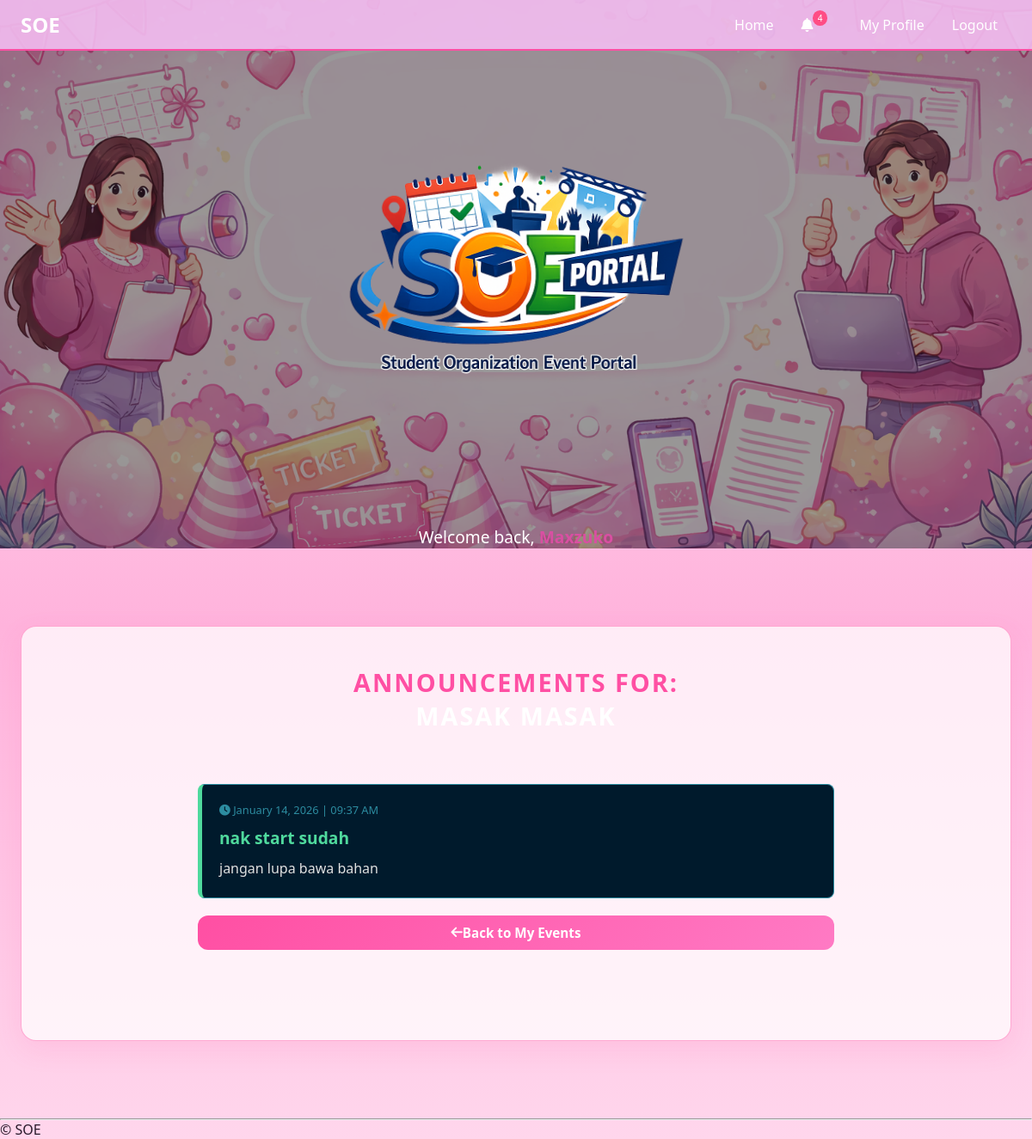
The app's page /auth/view_announcements.php?event_id=30 (signed in) with its own data.
### tables this page shows
CREATE TABLE `announcements` (
  `announcement_id` int(11) NOT NULL,
  `event_id` int(11) DEFAULT NULL,
  `admin_id` int(11) NOT NULL,
  `title` varchar(255) NOT NULL,
  `message` text NOT NULL,
  `created_at` timestamp NOT NULL DEFAULT current_timestamp()
);

### auth/view_announcements.php (the view, shortened to what this page needs)
<?php
require_once __DIR__ . '/../config.php';
$event_id = isset($_GET['event_id']) ? intval($_GET['event_id']) : 0;
$sql = "SELECT a.*, e.event_name
        FROM announcements a
        JOIN events e ON a.event_id = e.event_id
        WHERE a.event_id = ?
        ORDER BY a.created_at DESC";
$stmt = $conn->prepare($sql);
$stmt->bind_param("i", $event_id);
$stmt->execute();
$result = $stmt->get_result();
if ($result->num_rows == 0) {
    $event_query = $conn->query("SELECT event_name FROM events WHERE event_id = $event_id");
    $event_info = $event_query->fetch_assoc();
    $display_name = $event_info['event_name'] ?? "Event";
} else {
    $first_row = $result->fetch_assoc();
    $display_name = $first_row['event_name'];
    $result->data_seek(0);
}
?>
<!DOCTYPE html>
<html lang="en">
<head>
    <link rel="stylesheet" href="<?= BASE_PATH_CSS ?>style.css">
    <link rel="stylesheet" href="https://cdnjs.cloudflare.com/ajax/libs/font-awesome/6.5.0/css/all.min.css">
</head>
<body>
    <?php include '../include/topNav.php'; ?>
    <?php include '../include/header.php'; ?>
    <main>
        <section class="listing">
            <h3>Announcements for: <br><span style="color: #fff;"><?= htmlspecialchars($display_name) ?></span></h3>
            <div class="section-content" style="max-width: 800px; background: transparent; box-shadow: none; border: none;">
                <?php if ($result->num_rows > 0): ?>
                    <?php while ($row = $result->fetch_assoc()): ?>
                        <div class="announcement-item">
                            <span class="time-stamp">
                                <i class="fas fa-clock"></i> <?= date('F d, Y | h:i A', strtotime($row['created_at'])) ?>
                            </span>
                            <h4><?= htmlspecialchars($row['title']) ?></h4>
                            <p><?= nl2br(htmlspecialchars($row['message'])) ?></p>
                        </div>
                    <?php endwhile; ?>
                <?php endif; ?>
                <div class="filter-container">
                    <a href="my_registrations.php" class="btn">
                        <i class="fas fa-arrow-left"></i> Back to My Events
                    </a>
                </div>
            </div>
        </section>
    </main>
    <?php include '../include/footer.php'; ?>
</body>
</html>

### assets/css/style.css (style rules this page uses)
* { margin: 0; padding: 0; box-sizing: border-box; }
:root { --pink-main: #ff4fa3; --pink-light: #ff7ac4; --pink-soft: rgba(255, 79, 163, 0.12); --text-dark: #2a1b2d; --text-light: #ffffff; --card: rgba(255, 255, 255, 0.75); --card-border: rgba(255, 79, 163, 0.35); --shadow: 0 14px 30px rgba(0,0,0,0.12); }
html, body { height: 100%; }
body { font-family: "Segoe UI", Roboto, Helvetica, Arial, sans-serif; color: var(--text-dark); min-height: 100vh; display: flex; flex-direction: column; background: linear-gradient(180deg, #ffe6f3 0%, #ffb3dc 55%, #ffd6ec 100%); }
main { flex: 1; }
main { flex: 1; padding: 50px 20px; width: 100%; max-width: 1800px; margin: auto; }
.listing { margin: 40px auto; width: min(96vw, 1700px); max-width: none; background: var(--card); padding: 45px 40px; border-radius: 18px; border: 1px solid rgba(255, 79, 163, 0.45); box-shadow: 0 10px 30px rgba(255, 79, 163, 0.12); text-align: center; box-sizing: border-box; }
.listing h3 { font-size: 1.8rem; margin-bottom: 25px; color: var(--pink-main); text-transform: uppercase; letter-spacing: 2px; }
.filter-container { width: 100%; margin-top: 20px; }
.filter-container a { display: flex; justify-content: center; align-items: center; width: 100%; padding: 10px 0; font-size: 0.95rem; font-weight: bold; text-decoration: none; background: linear-gradient(135deg, var(--pink-main) 0%, var(--pink-light) 100%); color: #fff; border-radius: 12px; transition: all 0.25s ease; }
.section-content { max-width: 600px; margin: 40px auto; padding: 20px 30px; background: var(--navy); border-radius: 10px; box-shadow: 0 4px 20px rgba(0, 0, 0, 0.5); border-top: 4px solid var(--pink-main); }
.section-content button, .section-content input[type="submit"], .btn { background: linear-gradient(135deg, var(--pink-main) 0%, var(--pink-light) 100%); color: #fff; border: none; padding: 10px 18px; border-radius: 10px; cursor: pointer; font-size: 1rem; font-weight: bold; margin-right: 10px; text-decoration: none; display: inline-block; transition: transform 0.2s, filter 0.2s, box-shadow 0.2s; }

### auth/view_announcements.php (style rules this page uses)
.announcement-item { background: #001a2c; border: 1px solid #2c8ca0; border-left: 5px solid #4fd99d; padding: 20px; margin-bottom: 20px; border-radius: 8px; text-align: left; }
.announcement-item h4 { color: #4fd99d; margin-bottom: 10px; font-size: 1.2rem; }
.announcement-item p { line-height: 1.6; color: #e0e0e0; }
.time-stamp { font-size: 0.8rem; color: #2c8ca0; margin-bottom: 10px; display: block; }

### records on screen
announcements: created_at "January 14, 2026 | 09:37 AM", title "nak start sudah", message "jangan lupa bawa bahan"

### other values on screen
$unread_count "4"
$_SESSION['user_name'] "Maxzuko"
